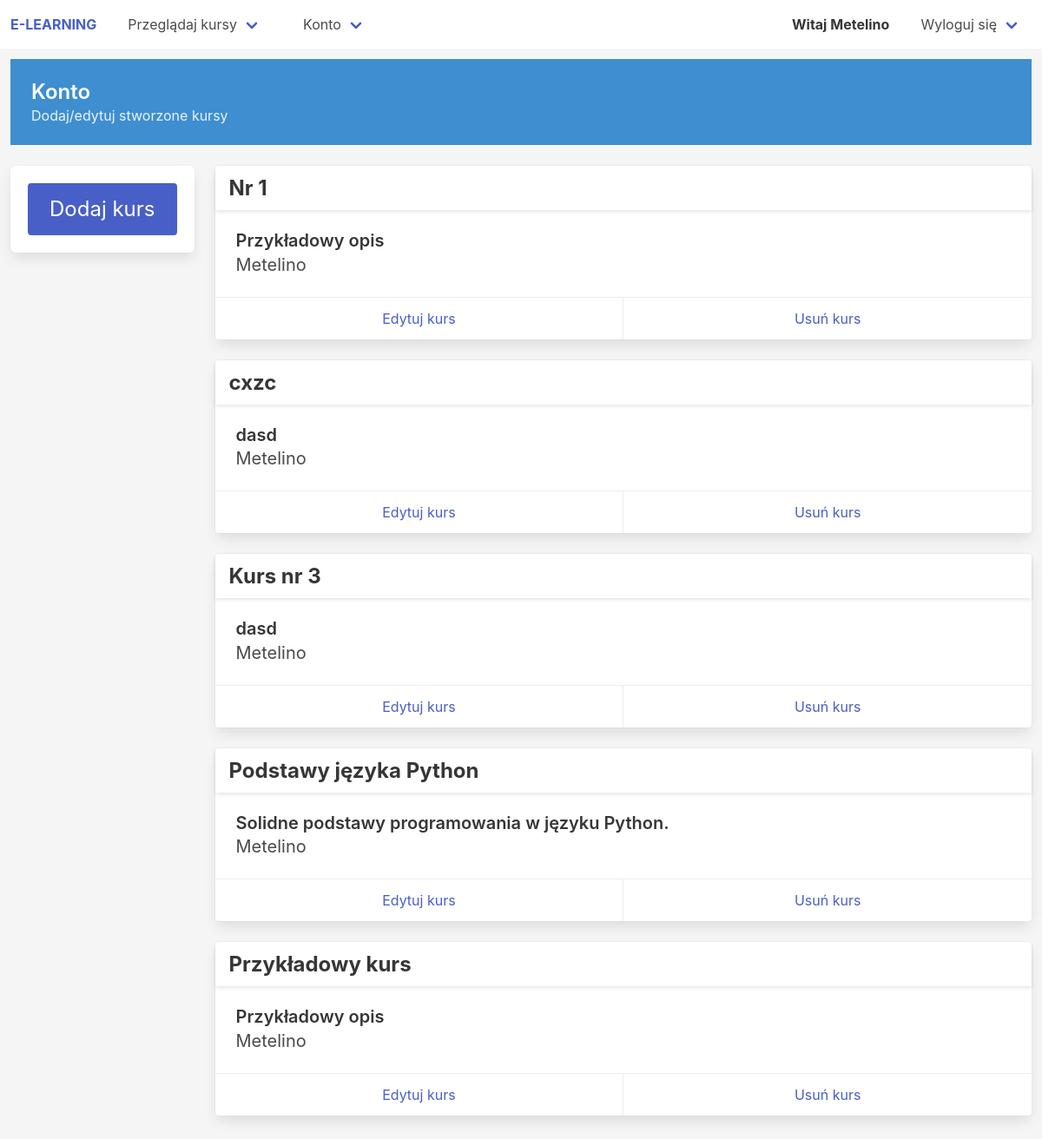
Page /account/profile/ (signed in) on the committed database.
### courses/models.py (models this page shows, shortened)
class Course(models.Model):
    CATEGORIES = [
        ('other', 'inna'),
        ('infa', 'informatyka'),
        ('matma', 'matematyka'),
        ('fizyka', 'fizyka'),
        ('biologia', 'biologia'),
        ('chemia', 'chemia')
    ]
    name = models.CharField(max_length=100)
    author = models.ForeignKey(User, on_delete=models.CASCADE, related_name='author_courses')
    category = models.CharField(choices=CATEGORIES, default='other', max_length=100)
    desc = models.CharField(max_length=1000)
    slug = models.SlugField(allow_unicode=True, blank=True, unique=True, null=True)

### accounts/views.py (the view)
# urls.py: path('profile/', user_profile, name="profile"),
def user_profile(request):
    courses = None
    if request.user.is_staff:
        courses = request.user.author_courses.all()
    else:
        courses = request.user.profile.courses.all()
    return render(request, 'accounts/profile.html', {'courses':courses})

### templates/accounts/profile.html (shortened to what this page needs)
{% extends "base.html" %}
{% block content %}
<section class="hero is-info is-small block">
    <div class="hero-body">
        <p class="title is-4">
            Konto
        </p>
        <p class="subtitle is-6">
            {% if user.is_staff %}
                Dodaj/edytuj stworzone kursy
            {% else %}
                Zmień styl uczenia się / przejrzyj listę twoich kursów
            {% endif %}
        </p>
    </div>
</section>
<div class='columns'>
    {% if user.is_staff %}
    <div class='column is-narrow' style='position: sticky;'>
        <div class='box'>
            <a class='button is-large is-link' href="{% url 'courses:course_add' %}">Dodaj kurs</a>
        </div>
    </div>
    {% endif %}
    <div class='column'>
        {% include 'courses/__courses.html' %}
    </div>
</div>
{% endblock %}

### templates/base.html (shortened to what this page needs)
<!DOCTYPE html>
{% load static %}
<html>
<head>
  <link rel="stylesheet" href="https://cdnjs.cloudflare.com/ajax/libs/font-awesome/5.15.3/css/all.min.css">
  <link rel="stylesheet" href='https://cdnjs.cloudflare.com/ajax/libs/bulma/0.9.2/css/bulma.min.css'>
  <link rel='stylesheet' href="{% static 'css/style.css' %}">
  <link rel='stylesheet' href="{% static 'css/anims.css' %}">
</head>
<body>
    <nav class="navbar" role="navigation" id="navbar">
      <div class="navbar-brand">
        <a class="navbar-item" href="{% url 'home' %}">
          <strong>E-LEARNING</strong>
        </a>
      </div>
      <div class='navbar-menu'>
        <div class="navbar-start">
            <div class='navbar-item is-hoverable'>
              <a href="{% url 'courses:course_list' %}" class="navbar-link">Przeglądaj kursy</a>
            </div>
            {% if user.is_authenticated %}
              <div class='navbar-item is-hoverable'>
                <a href="{% url 'accounts:profile' %}" class="navbar-link">Konto</a>
              </div>
            {% endif %}
        </div>
        <div class="navbar-end">
          {% if user.is_authenticated %}
            <div class='navbar-brand'>
              <div class="navbar-item"><strong>Witaj {{ user.username }}</strong></div>
            </div>
            <div class='navbar-item'>
              <a href="{% url 'accounts:logout' %}" class="navbar-link">Wyloguj się</a>
            </div>
          {% endif %}
        </div>
      </div>
    </nav>
    <div class="p-3 main-column" style='flex: 1'>
        {% block content %}
        {% endblock %}
</body>
</html>

### templates/courses/__courses.html (shortened to what this page needs)
{% if courses %}
{% for kurs in courses %}
    <div class='card block scale-y-1' _='on del toggle .y-0 on me then settle then remove me'
    hx-target='this'>
        <div class='card-header'>
            <p class="card-header-title title is-4">
                {{ kurs.name }}
            </p>
        </div>
        <div class="card-content">
            <p class="title is-5">{{ kurs.desc }}</p>
            <p class="subtitle">{{ kurs.author }}</p>
        </div>
        <footer class="card-footer">
            {% if user == kurs.author %}
                <a class="card-footer-item" href="{% url 'courses:course_edit' course_slug=kurs.slug %}">Edytuj kurs</a>
                <a class="card-footer-item" hx-swap='none' hx-confirm="Czy napewno chcesz usunąć kurs?"
                    hx-delete="{% url 'courses:course_delete' course_slug=kurs.slug %}" href="#">
                    Usuń kurs
                </a>
            {% endif %}
        </footer>
    </div>
{% endfor %}
{% else %}
    <h3 class='box title is-2 has-text-centered'>Brak kursów</h3>
{% endif %}

### static/css/style.css (style rules this page uses)
html, body { min-height : 100vh; }
body { box-sizing: border-box; margin : 0px; display : flex; flex-direction: column; align-items: stretch; justify-content: center; align-content: center; background : hsl(0, 0%, 96%); }
.main-column { display : flex; flex-direction: column; align-items: stretch; justify-content: flex-start; background : hsl(0, 0%, 96%); }

### static/css/anims.css (style rules this page uses)
.scale-y-1 { transform-origin: top; transition: transform 0.26s ease; transform: scaleY(1); }

### templates/base.html (style rules this page uses)
html, body { min-height : 100vh; }
body { color : black; box-sizing: border-box; margin : 0px; display : flex; flex-direction: column; align-items: stretch; justify-content: center; align-content: center; background : hsl(0, 0%, 96%); }
.main-column { display : flex; flex-direction: column; align-items: stretch; justify-content: flex-start; background : hsl(0, 0%, 96%); }

### rows in the picture
Course: name "Nr 1", desc "Przykładowy opis", author "Metelino", shows "Edytuj kurs"
Course: name "cxzc", desc "dasd", author "Metelino", shows "Edytuj kurs"
Course: name "Kurs nr 3", desc "dasd", author "Metelino", shows "Edytuj kurs"
Course: name "Podstawy języka Python", desc "Solidne podstawy programowania w języku Python.", author "Metelino", shows "Edytuj kurs"
Course: name "Przykładowy kurs", desc "Przykładowy opis", author "Metelino", shows "Edytuj kurs"

### other values in the picture
{{ user.username }} "Metelino"
